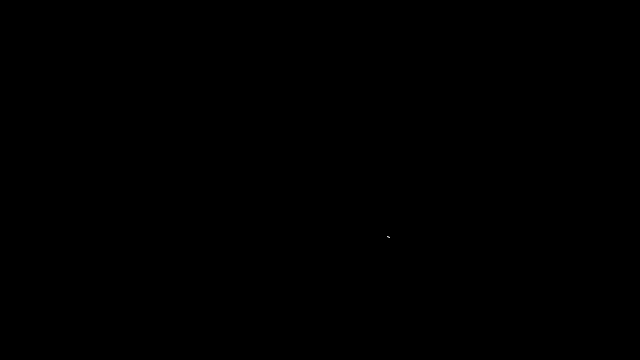
Frame 1 (no input)
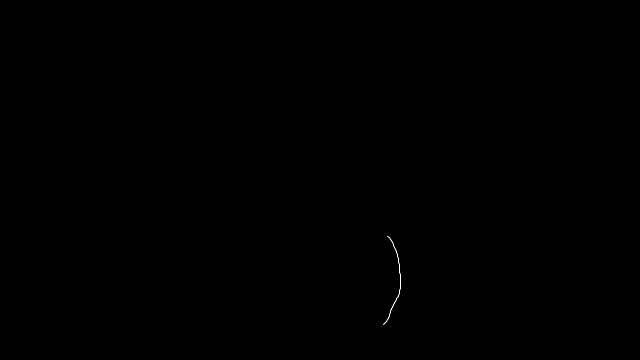
Frame 60 (the mouse pressed at the canvas centre just before this capture)
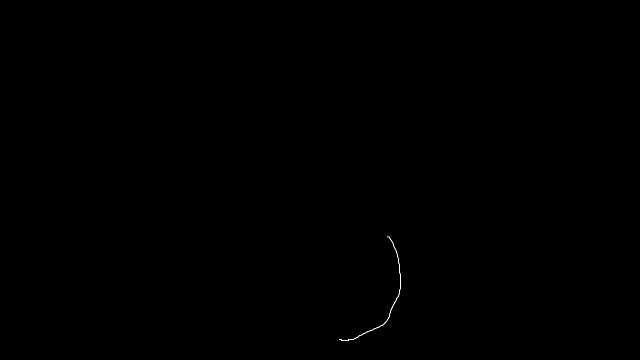
Frame 120 (the mouse held since frame 60 and released just before this capture)

The Processing sketch that drew these frames (run headless with seeded random() and noise(); from frame 60 on, the mouse is pressed at the canvas centre):

// Processing sketch: e16b_walker_perlin_noise
// ── e16b_walker_perlin_noise.pde
//
// Perlin noise walker
// ===================
//
// Perlin noise = more "organic" appearance, a "smoother" sequence of pseudo-random numbers.
//
// Metaphor: 1D noise = linear sequence of values over time.
// To access a particular noise value, we pass a specific "moment in time" to `noise()`.
//
// Actual: linear sequence of noise values in a one-dimensional space (not time).
// Might see the variable named `xoff` (x-offset along the noise graph), rather than `t` for time.
//

class Walker {
  float x,y;
  float tx,ty;
  float prevX, prevY;

  Walker() {
    tx = 0;
    ty = 10000;
    x = map(noise(tx), 0, 1, 0, width);
    y = map(noise(ty), 0, 1, 0, height);
  }

  void display() {
    stroke(255);
    line(prevX, prevY, x, y);
  }

  void step() {
    prevX = x;
    prevY = y;

    float xStep = map(noise(tx), 0, 1, -5, 5);
    float yStep = map(noise(ty), 0, 1, -5, 5);

    x += xStep;
    y += yStep;

    tx += 0.01;
    ty += 0.01;
  }
}

Walker w;

void setup() {
  background(0);
  size(640,360);
  w = new Walker();
}

void draw() {
  w.step();
  w.display();
}
